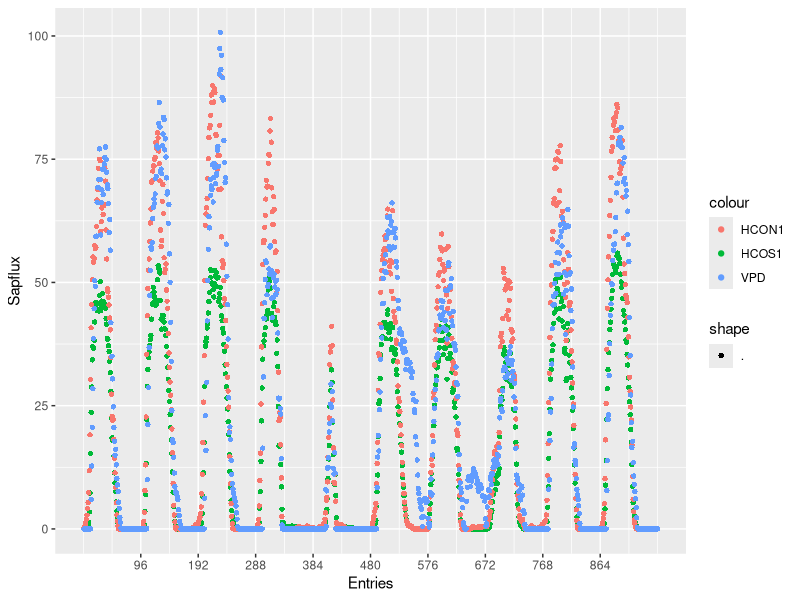
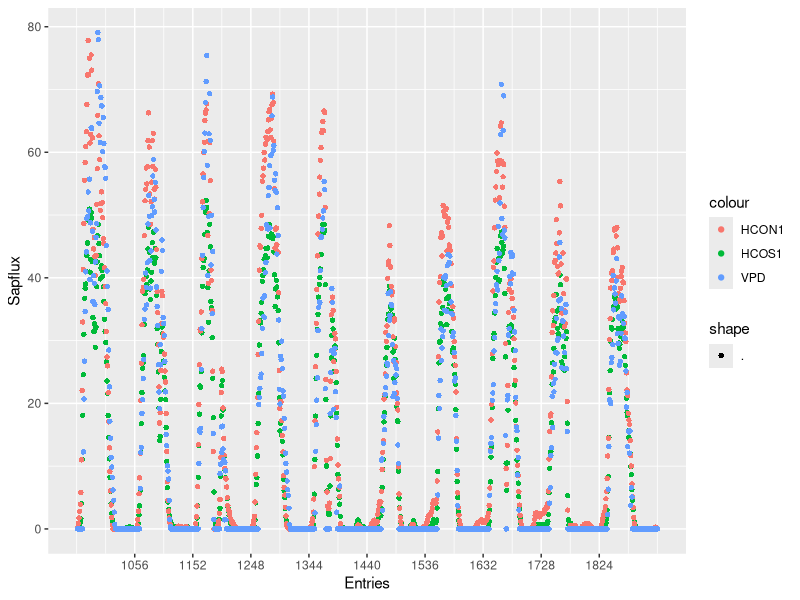
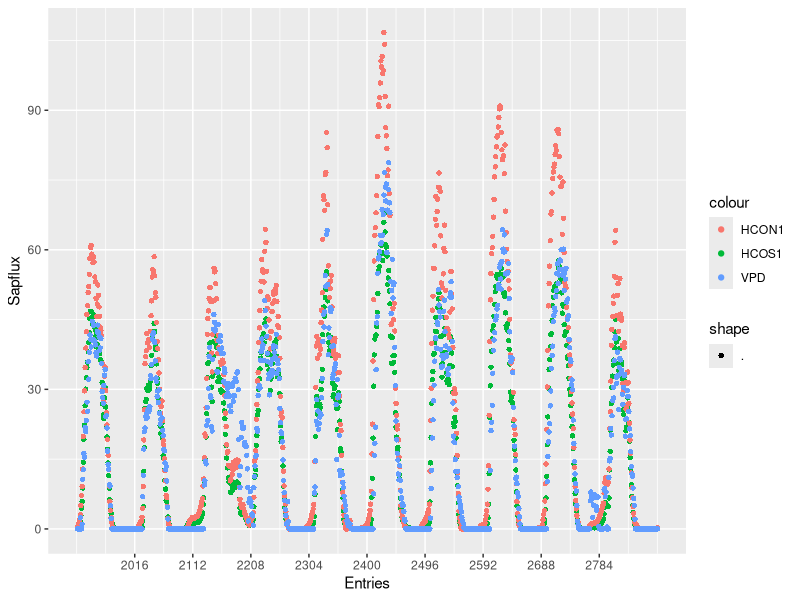
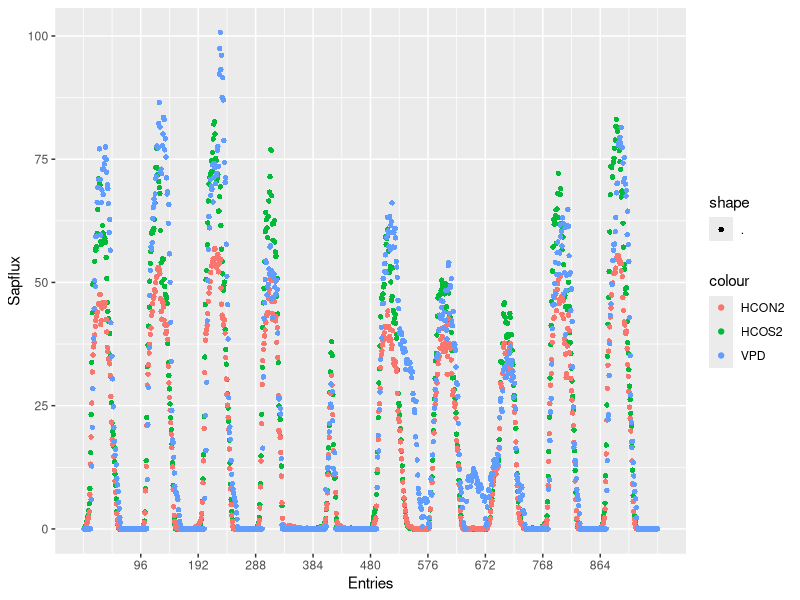
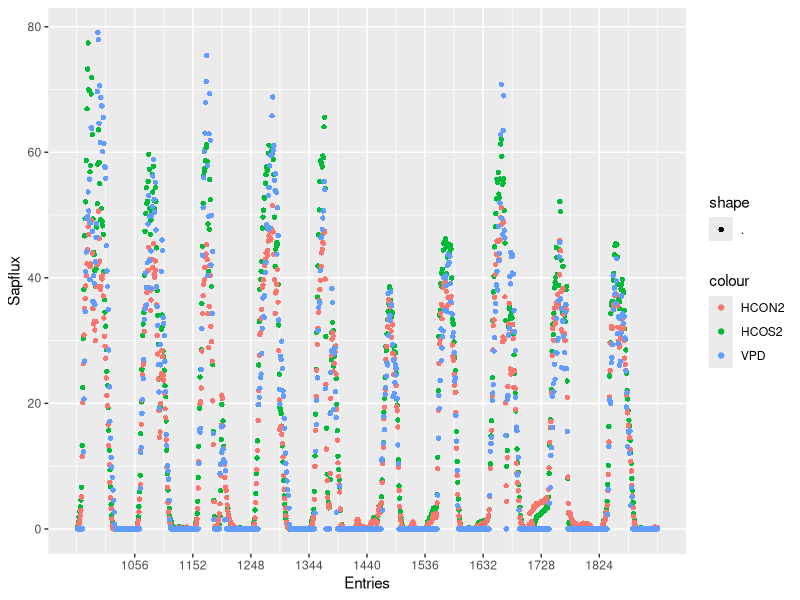
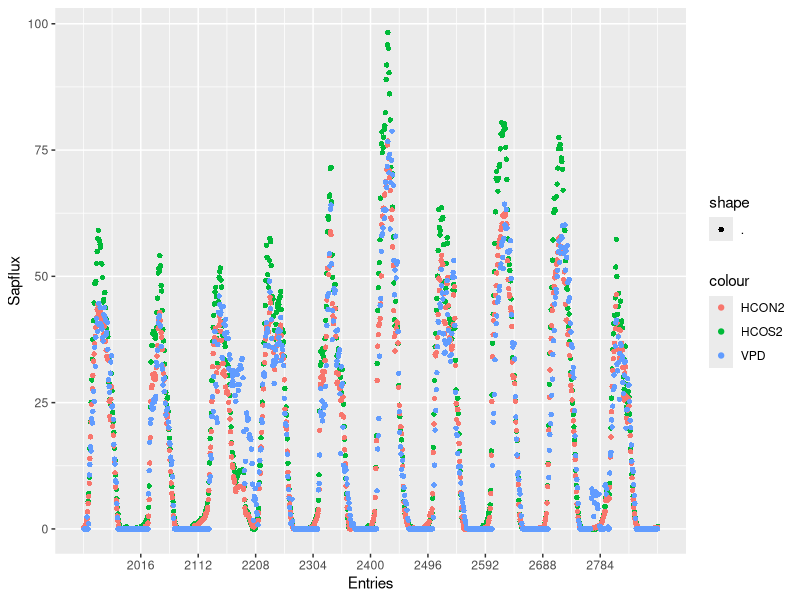
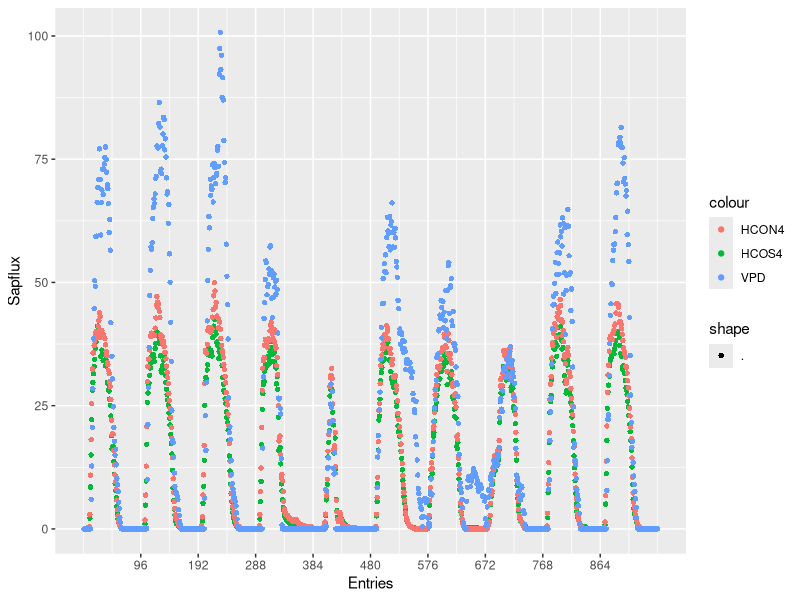
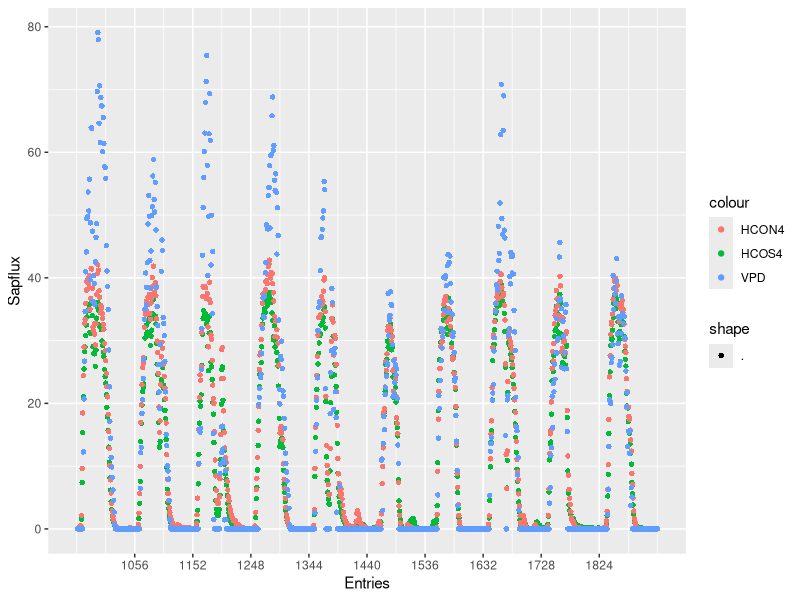

The R script that drew these images, in order: (Note: this script raises an error after producing the figures.)
## ---- chunk 1
knitr::opts_chunk$set(echo = TRUE)
library("dplyr")
library("tidyverse")
library("lubridate")

getwd()
cleaned1<-read.csv("../Data/Processed/Cleaned/Sap1.csv")
cleaned2<-read.csv("../Data/Processed/Cleaned/Sap2.csv")
cleaned3<-read.csv("../Data/Processed/Cleaned/Sap3.csv")
cleaned4<-read.csv("../Data/Processed/Cleaned/Sap4.csv")

names(cleaned1)[1]<-"Index"
## ---- chunk 2
cleaned1$Date<-as.Date(cleaned1$Date, format = "%m/%d/%Y")
cleaned2$Date<-as.Date(cleaned2$Date, format = "%m/%d/%Y")
cleaned3$Date<-as.Date(cleaned3$Date, format = "%m/%d/%Y")
cleaned4$Date<-as.Date(cleaned4$Date, format = "%m/%d/%Y")

cleaned1<-cleaned1%>%mutate_if(is.character, as.numeric)
cleaned2<-cleaned2%>%mutate_if(is.character, as.numeric)
cleaned3<-cleaned3%>%mutate_if(is.character, as.numeric)
cleaned4<-cleaned4%>%mutate_if(is.character, as.numeric)
## ---- chunk 3
S1.f10<-cleaned1[1:960,]
S1.s10<-cleaned1[961:1920,]
S1.t10<-cleaned1[1921:2880,]

HCO1.1<-ggplot(S1.f10, aes(Index))+
  scale_x_continuous(breaks = c(96,192,288,384,480,576,672,768,864))+
  geom_point(aes(y=HCOS1, color = "HCOS1",shape = "."))+
  geom_point(aes(y=HCON1, color = "HCON1",shape = "."))+
  geom_point(aes(y=VPD*30, color = "VPD", shape = "."))+
  xlab("Entries")+ylab("Sapflux")
HCO1.1
ggsave("../Data/Plots/NS/Cleaned/S1/HCO1.1.jpg", HCO1.1, height = 2, width = 45, units = "in", dpi = 500)

HCO1.2<-ggplot(S1.s10, aes(Index))+
  scale_x_continuous(breaks = c(1056,1152,1248,1344,1440,1536,1632,1728,1824))+
  geom_point(aes(y=HCOS1, color = "HCOS1",shape = "."))+
  geom_point(aes(y=HCON1, color = "HCON1",shape = "."))+
  geom_point(aes(y=VPD*30, color = "VPD", shape = "."))+
  xlab("Entries")+ylab("Sapflux")
HCO1.2
ggsave("../Data/Plots/NS/Cleaned/S1/HCO1.2.jpg", HCO1.2, height = 2, width = 45, units = "in", dpi = 500)

HCO1.3<-ggplot(S1.t10, aes(Index))+
  scale_x_continuous(breaks = c(2016,2112,2208,2304,2400,2496,2592,2688,2784))+
  geom_point(aes(y=HCOS1, color = "HCOS1",shape = "."))+
  geom_point(aes(y=HCON1, color = "HCON1",shape = "."))+
  geom_point(aes(y=VPD*30, color = "VPD", shape = "."))+
  xlab("Entries")+ylab("Sapflux")
HCO1.3
ggsave("../Data/Plots/NS/Cleaned/S1/HCO1.3.jpg", HCO1.3, height = 2, width = 45, units = "in", dpi = 500)




HCO2.1<-ggplot(S1.f10, aes(Index))+
  scale_x_continuous(breaks = c(96,192,288,384,480,576,672,768,864))+
  geom_point(aes(y=HCOS2, color = "HCOS2",shape = "."))+
  geom_point(aes(y=HCON2, color = "HCON2",shape = "."))+
  geom_point(aes(y=VPD*30, color = "VPD", shape = "."))+
  xlab("Entries")+ylab("Sapflux")
HCO2.1
ggsave("../Data/Plots/NS/Cleaned/S1/HCO2.1.jpg", HCO2.1, height = 2, width = 45, units = "in", dpi = 500)

HCO2.2<-ggplot(S1.s10, aes(Index))+
  scale_x_continuous(breaks = c(1056,1152,1248,1344,1440,1536,1632,1728,1824))+
  geom_point(aes(y=HCOS2, color = "HCOS2",shape = "."))+
  geom_point(aes(y=HCON2, color = "HCON2",shape = "."))+
  geom_point(aes(y=VPD*30, color = "VPD", shape = "."))+
  xlab("Entries")+ylab("Sapflux")
HCO2.2
ggsave("../Data/Plots/NS/Cleaned/S1/HCO2.2.jpg", HCO2.2, height = 2, width = 45, units = "in", dpi = 500)

HCO2.3<-ggplot(S1.t10, aes(Index))+
  scale_x_continuous(breaks = c(2016,2112,2208,2304,2400,2496,2592,2688,2784))+
  geom_point(aes(y=HCOS2, color = "HCOS2",shape = "."))+
  geom_point(aes(y=HCON2, color = "HCON2",shape = "."))+
  geom_point(aes(y=VPD*30, color = "VPD", shape = "."))+
  xlab("Entries")+ylab("Sapflux")
HCO2.3
ggsave("../Data/Plots/NS/Cleaned/S1/HCO2.3.jpg", HCO2.3, height = 2, width = 45, units = "in", dpi = 500)



HCO4.1<-ggplot(S1.f10, aes(Index))+
  scale_x_continuous(breaks = c(96,192,288,384,480,576,672,768,864))+
  geom_point(aes(y=HCOS4, color = "HCOS4",shape = "."))+
  geom_point(aes(y=HCON4, color = "HCON4",shape = "."))+
  geom_point(aes(y=VPD*30, color = "VPD", shape = "."))+
  xlab("Entries")+ylab("Sapflux")
HCO4.1
ggsave("../Data/Plots/NS/Cleaned/S1/HCO4.1.jpg", HCO4.1, height = 2, width = 45, units = "in", dpi = 500)

HCO4.2<-ggplot(S1.s10, aes(Index))+
  scale_x_continuous(breaks = c(1056,1152,1248,1344,1440,1536,1632,1728,1824))+
  geom_point(aes(y=HCOS4, color = "HCOS4",shape = "."))+
  geom_point(aes(y=HCON4, color = "HCON4",shape = "."))+
  geom_point(aes(y=VPD*30, color = "VPD", shape = "."))+
  xlab("Entries")+ylab("Sapflux")
HCO4.2
ggsave("../Data/Plots/NS/Cleaned/S1/HCO4.2.jpg", HCO4.2, height = 2, width = 45, units = "in", dpi = 500)

HCO4.3<-ggplot(S1.t10, aes(Index))+
  scale_x_continuous(breaks = c(2016,2112,2208,2304,2400,2496,2592,2688,2784))+
  geom_point(aes(y=HCOS4, color = "HCOS4",shape = "."))+
  geom_point(aes(y=HCON4, color = "HCON4",shape = "."))+
  geom_point(aes(y=VPD*30, color = "VPD", shape = "."))+
  xlab("Entries")+ylab("Sapflux")
HCO4.3
ggsave("../Data/Plots/NS/Cleaned/S1/HCO4.3.jpg", HCO4.3, height = 2, width = 45, units = "in", dpi = 500)


HCO6.1<-ggplot(S1.f10, aes(Index))+
  scale_x_continuous(breaks = c(96,192,288,384,480,576,672,768,864))+
  geom_point(aes(y=HCOS6, color = "HCOS6",shape = "."))+
  geom_point(aes(y=HCON6, color = "HCON6",shape = "."))+
  geom_point(aes(y=VPD*30, color = "VPD", shape = "."))+
  xlab("Entries")+ylab("Sapflux")
HCO6.1
ggsave("../Data/Plots/NS/Cleaned/S1/HCO6.1.jpg", HCO6.1, height = 2, width = 45, units = "in", dpi = 500)

HCO6.2<-ggplot(S1.s10, aes(Index))+
  scale_x_continuous(breaks = c(1056,1152,1248,1344,1440,1536,1632,1728,1824))+
  geom_point(aes(y=HCOS6, color = "HCOS6",shape = "."))+
  geom_point(aes(y=HCON6, color = "HCON6",shape = "."))+
  geom_point(aes(y=VPD*30, color = "VPD", shape = "."))+
  xlab("Entries")+ylab("Sapflux")
HCO6.2
ggsave("../Data/Plots/NS/Cleaned/S1/HCO6.2.jpg", HCO6.2, height = 2, width = 45, units = "in", dpi = 500)

HCO6.3<-ggplot(S1.t10, aes(Index))+
  scale_x_continuous(breaks = c(2016,2112,2208,2304,2400,2496,2592,2688,2784))+
  geom_point(aes(y=HCOS6, color = "HCOS6",shape = "."))+
  geom_point(aes(y=HCON6, color = "HCON6",shape = "."))+
  geom_point(aes(y=VPD*30, color = "VPD", shape = "."))+
  xlab("Entries")+ylab("Sapflux")
HCO6.3
ggsave("../Data/Plots/NS/Cleaned/S1/HCO6.3.jpg", HCO6.3, height = 2, width = 45, units = "in", dpi = 500)


HCO8.1<-ggplot(S1.f10, aes(Index))+
  scale_x_continuous(breaks = c(96,192,288,384,480,576,672,768,864))+
  geom_point(aes(y=HCOS8, color = "HCOS8",shape = "."))+
  geom_point(aes(y=HCON8, color = "HCON8",shape = "."))+
  geom_point(aes(y=VPD*30, color = "VPD", shape = "."))+
  xlab("Entries")+ylab("Sapflux")
HCO8.1
ggsave("../Data/Plots/NS/Cleaned/S1/HCO8.1.jpg", HCO8.1, height = 2, width = 45, units = "in", dpi = 500)

HCO8.2<-ggplot(S1.s10, aes(Index))+
  scale_x_continuous(breaks = c(1056,1152,1248,1344,1440,1536,1632,1728,1824))+
  geom_point(aes(y=HCOS8, color = "HCOS8",shape = "."))+
  geom_point(aes(y=HCON8, color = "HCON8",shape = "."))+
  geom_point(aes(y=VPD*30, color = "VPD", shape = "."))+
  xlab("Entries")+ylab("Sapflux")
HCO8.2
ggsave("../Data/Plots/NS/Cleaned/S1/HCO8.2.jpg", HCO8.2, height = 2, width = 45, units = "in", dpi = 500)

HCO8.3<-ggplot(S1.t10, aes(Index))+
  scale_x_continuous(breaks = c(2016,2112,2208,2304,2400,2496,2592,2688,2784))+
  geom_point(aes(y=HCOS8, color = "HCOS8",shape = "."))+
  geom_point(aes(y=HCON8, color = "HCON8",shape = "."))+
  geom_point(aes(y=VPD*30, color = "VPD", shape = "."))+
  xlab("Entries")+ylab("Sapflux")
HCO8.3
ggsave("../Data/Plots/NS/Cleaned/S1/HCO8.3.jpg", HCO8.3, height = 2, width = 45, units = "in", dpi = 500)
## ---- chunk 4
LOO10.1<-ggplot(S1.f10, aes(Index))+
  scale_x_continuous(breaks = c(96,192,288,384,480,576,672,768,864))+
  geom_point(aes(y=LOOS10, color = "LOOS10",shape = "."))+
  geom_point(aes(y=LOON10, color = "LOON10",shape = "."))+
  geom_point(aes(y=VPD*30, color = "VPD", shape = "."))+
  xlab("Entries")+ylab("Sapflux")
LOO10.1
ggsave("../Data/Plots/NS/Cleaned/S1/LOO10.1.jpg", LOO10.1, height = 2, width = 45, units = "in", dpi = 500)

LOO10.2<-ggplot(S1.s10, aes(Index))+
  scale_x_continuous(breaks = c(1056,1152,1248,1344,1440,1536,1632,1728,1824))+
  geom_point(aes(y=LOOS10, color = "LOOS10",shape = "."))+
  geom_point(aes(y=LOON10, color = "LOON10",shape = "."))+
  geom_point(aes(y=VPD*30, color = "VPD", shape = "."))+
  xlab("Entries")+ylab("Sapflux")
LOO10.2
ggsave("../Data/Plots/NS/Cleaned/S1/LOO10.2.jpg", LOO10.2, height = 2, width = 45, units = "in", dpi = 500)

LOO10.3<-ggplot(S1.t10, aes(Index))+
  scale_x_continuous(breaks = c(2016,2112,2208,2304,2400,2496,2592,2688,2784))+
  geom_point(aes(y=LOOS10, color = "LOOS10",shape = "."))+
  geom_point(aes(y=LOON10, color = "LOON10",shape = "."))+
  geom_point(aes(y=VPD*30, color = "VPD", shape = "."))+
  xlab("Entries")+ylab("Sapflux")
LOO10.3
ggsave("../Data/Plots/NS/Cleaned/S1/LOO10.3.jpg", LOO10.3, height = 2, width = 45, units = "in", dpi = 500)




LOO11.1<-ggplot(S1.f10, aes(Index))+
  scale_x_continuous(breaks = c(96,192,288,384,480,576,672,768,864))+
  geom_point(aes(y=LOOS11, color = "LOOS11",shape = "."))+
  geom_point(aes(y=LOON11, color = "LOON11",shape = "."))+
  geom_point(aes(y=VPD*30, color = "VPD", shape = "."))+
  xlab("Entries")+ylab("Sapflux")
LOO11.1
ggsave("../Data/Plots/NS/Cleaned/S1/LOO11.1.jpg", LOO11.1, height = 2, width = 45, units = "in", dpi = 500)

LOO11.2<-ggplot(S1.s10, aes(Index))+
  scale_x_continuous(breaks = c(1056,1152,1248,1344,1440,1536,1632,1728,1824))+
  geom_point(aes(y=LOOS11, color = "LOOS11",shape = "."))+
  geom_point(aes(y=LOON11, color = "LOON11",shape = "."))+
  geom_point(aes(y=VPD*30, color = "VPD", shape = "."))+
  xlab("Entries")+ylab("Sapflux")
LOO11.2
ggsave("../Data/Plots/NS/Cleaned/S1/LOO11.2.jpg", LOO11.2, height = 2, width = 45, units = "in", dpi = 500)

LOO11.3<-ggplot(S1.t10, aes(Index))+
  scale_x_continuous(breaks = c(2016,2112,2208,2304,2400,2496,2592,2688,2784))+
  geom_point(aes(y=LOOS11, color = "LOOS11",shape = "."))+
  geom_point(aes(y=LOON11, color = "LOON11",shape = "."))+
  geom_point(aes(y=VPD*30, color = "VPD", shape = "."))+
  xlab("Entries")+ylab("Sapflux")
LOO11.3
ggsave("../Data/Plots/NS/Cleaned/S1/LOO11.3.jpg", LOO11.3, height = 2, width = 45, units = "in", dpi = 500)




LOO12.1<-ggplot(S1.f10, aes(Index))+
  scale_x_continuous(breaks = c(96,192,288,384,480,576,672,768,864))+
  geom_point(aes(y=LOOS12, color = "LOOS12",shape = "."))+
  geom_point(aes(y=LOON12, color = "LOON12",shape = "."))+
  geom_point(aes(y=VPD*30, color = "VPD", shape = "."))+
  xlab("Entries")+ylab("Sapflux")
LOO12.1
ggsave("../Data/Plots/NS/Cleaned/S1/LOO12.1.jpg", LOO12.1, height = 2, width = 45, units = "in", dpi = 500)

LOO12.2<-ggplot(S1.s10, aes(Index))+
  scale_x_continuous(breaks = c(1056,1152,1248,1344,1440,1536,1632,1728,1824))+
  geom_point(aes(y=LOOS12, color = "LOOS12",shape = "."))+
  geom_point(aes(y=LOON12, color = "LOON12",shape = "."))+
  geom_point(aes(y=VPD*30, color = "VPD", shape = "."))+
  xlab("Entries")+ylab("Sapflux")
LOO12.2
ggsave("../Data/Plots/NS/Cleaned/S1/LOO12.2.jpg", LOO12.2, height = 2, width = 45, units = "in", dpi = 500)

LOO12.3<-ggplot(S1.t10, aes(Index))+
  scale_x_continuous(breaks = c(2016,2112,2208,2304,2400,2496,2592,2688,2784))+
  geom_point(aes(y=LOOS12, color = "LOOS12",shape = "."))+
  geom_point(aes(y=LOON12, color = "LOON12",shape = "."))+
  geom_point(aes(y=VPD*30, color = "VPD", shape = "."))+
  xlab("Entries")+ylab("Sapflux")
LOO12.3
ggsave("../Data/Plots/NS/Cleaned/S1/LOO12.3.jpg", LOO12.3, height = 2, width = 45, units = "in", dpi = 500)




LOO14.1<-ggplot(S1.f10, aes(Index))+
  scale_x_continuous(breaks = c(96,192,288,384,480,576,672,768,864))+
  geom_point(aes(y=LOOS14, color = "LOOS14",shape = "."))+
  geom_point(aes(y=LOON14, color = "LOON14",shape = "."))+
  geom_point(aes(y=VPD*30, color = "VPD", shape = "."))+
  xlab("Entries")+ylab("Sapflux")
LOO14.1
ggsave("../Data/Plots/NS/Cleaned/S1/LOO14.1.jpg", LOO14.1, height = 2, width = 45, units = "in", dpi = 500)

LOO14.2<-ggplot(S1.s10, aes(Index))+
  scale_x_continuous(breaks = c(1056,1152,1248,1344,1440,1536,1632,1728,1824))+
  geom_point(aes(y=LOOS14, color = "LOOS14",shape = "."))+
  geom_point(aes(y=LOON14, color = "LOON14",shape = "."))+
  geom_point(aes(y=VPD*30, color = "VPD", shape = "."))+
  xlab("Entries")+ylab("Sapflux")
LOO14.2
ggsave("../Data/Plots/NS/Cleaned/S1/LOO14.2.jpg", LOO14.2, height = 2, width = 45, units = "in", dpi = 500)

LOO14.3<-ggplot(S1.t10, aes(Index))+
  scale_x_continuous(breaks = c(2016,2112,2208,2304,2400,2496,2592,2688,2784))+
  geom_point(aes(y=LOOS14, color = "LOOS14",shape = "."))+
  geom_point(aes(y=LOON14, color = "LOON14",shape = "."))+
  geom_point(aes(y=VPD*30, color = "VPD", shape = "."))+
  xlab("Entries")+ylab("Sapflux")
LOO14.3
ggsave("../Data/Plots/NS/Cleaned/S1/LOO14.3.jpg", LOO14.3, height = 2, width = 45, units = "in", dpi = 500)





LOO15.1<-ggplot(S1.f10, aes(Index))+
  scale_x_continuous(breaks = c(96,192,288,384,480,576,672,768,864))+
  geom_point(aes(y=LOOS15, color = "LOOS15",shape = "."))+
  geom_point(aes(y=LOON15, color = "LOON15",shape = "."))+
  geom_point(aes(y=VPD*30, color = "VPD", shape = "."))+
  xlab("Entries")+ylab("Sapflux")
LOO15.1
ggsave("../Data/Plots/NS/Cleaned/S1/LOO15.1.jpg", LOO15.1, height = 2, width = 45, units = "in", dpi = 500)

LOO15.2<-ggplot(S1.s10, aes(Index))+
  scale_x_continuous(breaks = c(1056,1152,1248,1344,1440,1536,1632,1728,1824))+
  geom_point(aes(y=LOOS15, color = "LOOS15",shape = "."))+
  geom_point(aes(y=LOON15, color = "LOON15",shape = "."))+
  geom_point(aes(y=VPD*30, color = "VPD", shape = "."))+
  xlab("Entries")+ylab("Sapflux")
LOO15.2
ggsave("../Data/Plots/NS/Cleaned/S1/LOO15.2.jpg", LOO15.2, height = 2, width = 45, units = "in", dpi = 500)

LOO15.3<-ggplot(S1.t10, aes(Index))+
  scale_x_continuous(breaks = c(2016,2112,2208,2304,2400,2496,2592,2688,2784))+
  geom_point(aes(y=LOOS15, color = "LOOS15",shape = "."))+
  geom_point(aes(y=LOON15, color = "LOON15",shape = "."))+
  geom_point(aes(y=VPD*30, color = "VPD", shape = "."))+
  xlab("Entries")+ylab("Sapflux")
LOO15.3
ggsave("../Data/Plots/NS/Cleaned/S1/LOO15.3.jpg", LOO15.3, height = 2, width = 45, units = "in", dpi = 500)





LOO17.1<-ggplot(S1.f10, aes(Index))+
  scale_x_continuous(breaks = c(96,192,288,384,480,576,672,768,864))+
  geom_point(aes(y=LOOS17, color = "LOOS17",shape = "."))+
  geom_point(aes(y=LOON17, color = "LOON17",shape = "."))+
  geom_point(aes(y=VPD*30, color = "VPD", shape = "."))+
  xlab("Entries")+ylab("Sapflux")
LOO17.1
ggsave("../Data/Plots/NS/Cleaned/S1/LOO17.1.jpg", LOO17.1, height = 2, width = 45, units = "in", dpi = 500)

LOO17.2<-ggplot(S1.s10, aes(Index))+
  scale_x_continuous(breaks = c(1056,1152,1248,1344,1440,1536,1632,1728,1824))+
  geom_point(aes(y=LOOS17, color = "LOOS17",shape = "."))+
  geom_point(aes(y=LOON17, color = "LOON17",shape = "."))+
  geom_point(aes(y=VPD*30, color = "VPD", shape = "."))+
  xlab("Entries")+ylab("Sapflux")
LOO17.2
ggsave("../Data/Plots/NS/Cleaned/S1/LOO17.2.jpg", LOO17.2, height = 2, width = 45, units = "in", dpi = 500)

LOO17.3<-ggplot(S1.t10, aes(Index))+
  scale_x_continuous(breaks = c(2016,2112,2208,2304,2400,2496,2592,2688,2784))+
  geom_point(aes(y=LOOS17, color = "LOOS17",shape = "."))+
  geom_point(aes(y=LOON17, color = "LOON17",shape = "."))+
  geom_point(aes(y=VPD*30, color = "VPD", shape = "."))+
  xlab("Entries")+ylab("Sapflux")
LOO17.3
ggsave("../Data/Plots/NS/Cleaned/S1/LOO17.3.jpg", LOO17.3, height = 2, width = 45, units = "in", dpi = 500)
## ---- chunk 5
S2.f10<-cleaned2[1:960,]
S2.s10<-cleaned2[961:1920,]
S2.t10<-cleaned2[1921:2880,]

LCO1.1<-ggplot(S2.f10, aes(Index))+
  scale_x_continuous(breaks = c(96,192,288,384,480,576,672,768,864))+
  geom_point(aes(y=LCOS1, color = "LCOS1",shape = "."))+
  geom_point(aes(y=LCON1, color = "LCON1",shape = "."))+
  geom_point(aes(y=VPD*30, color = "VPD", shape = "."))+
  xlab("Entries")+ylab("Sapflux")
LCO1.1
ggsave("../Data/Plots/NS/Cleaned/S2/LCO1.1.jpg", LCO1.1, height = 2, width = 45, units = "in", dpi = 500)

LCO1.2<-ggplot(S2.s10, aes(Index))+
  scale_x_continuous(breaks = c(1056,1152,1248,1344,1440,1536,1632,1728,1824))+
  geom_point(aes(y=LCOS1, color = "LCOS1",shape = "."))+
  geom_point(aes(y=LCON1, color = "LCON1",shape = "."))+
  geom_point(aes(y=VPD*30, color = "VPD", shape = "."))+
  xlab("Entries")+ylab("Sapflux")
LCO1.2
ggsave("../Data/Plots/NS/Cleaned/S2/LCO1.2.jpg", LCO1.2, height = 2, width = 45, units = "in", dpi = 500)

LCO1.3<-ggplot(S2.t10, aes(Index))+
  scale_x_continuous(breaks = c(2016,2112,2208,2304,2400,2496,2592,2688,2784))+
  geom_point(aes(y=LCOS1, color = "LCOS1",shape = "."))+
  geom_point(aes(y=LCON1, color = "LCON1",shape = "."))+
  geom_point(aes(y=VPD*30, color = "VPD", shape = "."))+
  xlab("Entries")+ylab("Sapflux")
LCO1.3
ggsave("../Data/Plots/NS/Cleaned/S2/LCO1.3.jpg", LCO1.3, height = 2, width = 45, units = "in", dpi = 500)





LCO2.1<-ggplot(S2.f10, aes(Index))+
  scale_x_continuous(breaks = c(96,192,288,384,480,576,672,768,864))+
  geom_point(aes(y=LCOS2, color = "LCOS2",shape = "."))+
  geom_point(aes(y=LCON2, color = "LCON2",shape = "."))+
  geom_point(aes(y=VPD*30, color = "VPD", shape = "."))+
  xlab("Entries")+ylab("Sapflux")
LCO2.1
ggsave("../Data/Plots/NS/Cleaned/S2/LCO2.1.jpg", LCO2.1, height = 2, width = 45, units = "in", dpi = 500)

LCO2.2<-ggplot(S2.s10, aes(Index))+
  scale_x_continuous(breaks = c(1056,1152,1248,1344,1440,1536,1632,1728,1824))+
  geom_point(aes(y=LCOS2, color = "LCOS2",shape = "."))+
  geom_point(aes(y=LCON2, color = "LCON2",shape = "."))+
  geom_point(aes(y=VPD*30, color = "VPD", shape = "."))+
  xlab("Entries")+ylab("Sapflux")
LCO2.2
ggsave("../Data/Plots/NS/Cleaned/S2/LCO2.2.jpg", LCO2.2, height = 2, width = 45, units = "in", dpi = 500)

LCO2.3<-ggplot(S2.t10, aes(Index))+
  scale_x_continuous(breaks = c(2016,2112,2208,2304,2400,2496,2592,2688,2784))+
  geom_point(aes(y=LCOS2, color = "LCOS2",shape = "."))+
  geom_point(aes(y=LCON2, color = "LCON2",shape = "."))+
  geom_point(aes(y=VPD*30, color = "VPD", shape = "."))+
  xlab("Entries")+ylab("Sapflux")
LCO2.3
ggsave("../Data/Plots/NS/Cleaned/S2/LCO2.3.jpg", LCO2.3, height = 2, width = 45, units = "in", dpi = 500)






LCO4.1<-ggplot(S2.f10, aes(Index))+
  scale_x_continuous(breaks = c(96,192,288,384,480,576,672,768,864))+
  geom_point(aes(y=LCOS4, color = "LCOS4",shape = "."))+
  geom_point(aes(y=LCON4, color = "LCON4",shape = "."))+
  geom_point(aes(y=VPD*30, color = "VPD", shape = "."))+
  xlab("Entries")+ylab("Sapflux")
LCO4.1
ggsave("../Data/Plots/NS/Cleaned/S2/LCO4.1.jpg", LCO4.1, height = 2, width = 45, units = "in", dpi = 500)

LCO4.2<-ggplot(S2.s10, aes(Index))+
  scale_x_continuous(breaks = c(1056,1152,1248,1344,1440,1536,1632,1728,1824))+
  geom_point(aes(y=LCOS4, color = "LCOS4",shape = "."))+
  geom_point(aes(y=LCON4, color = "LCON4",shape = "."))+
  geom_point(aes(y=VPD*30, color = "VPD", shape = "."))+
  xlab("Entries")+ylab("Sapflux")
LCO4.2
ggsave("../Data/Plots/NS/Cleaned/S2/LCO4.2.jpg", LCO4.2, height = 2, width = 45, units = "in", dpi = 500)

LCO4.3<-ggplot(S2.t10, aes(Index))+
  scale_x_continuous(breaks = c(2016,2112,2208,2304,2400,2496,2592,2688,2784))+
  geom_point(aes(y=LCOS4, color = "LCOS4",shape = "."))+
  geom_point(aes(y=LCON4, color = "LCON4",shape = "."))+
  geom_point(aes(y=VPD*30, color = "VPD", shape = "."))+
  xlab("Entries")+ylab("Sapflux")
LCO4.3
ggsave("../Data/Plots/NS/Cleaned/S2/LCO4.3.jpg", LCO4.3, height = 2, width = 45, units = "in", dpi = 500)






LCO6.1<-ggplot(S2.f10, aes(Index))+
  scale_x_continuous(breaks = c(96,192,288,384,480,576,672,768,864))+
  geom_point(aes(y=LCOS6, color = "LCOS6",shape = "."))+
  geom_point(aes(y=LCON6, color = "LCON6",shape = "."))+
  geom_point(aes(y=VPD*30, color = "VPD", shape = "."))+
  xlab("Entries")+ylab("Sapflux")
LCO6.1
ggsave("../Data/Plots/NS/Cleaned/S2/LCO6.1.jpg", LCO6.1, height = 2, width = 45, units = "in", dpi = 500)

LCO6.2<-ggplot(S2.s10, aes(Index))+
  scale_x_continuous(breaks = c(1056,1152,1248,1344,1440,1536,1632,1728,1824))+
  geom_point(aes(y=LCOS6, color = "LCOS6",shape = "."))+
  geom_point(aes(y=LCON6, color = "LCON6",shape = "."))+
  geom_point(aes(y=VPD*30, color = "VPD", shape = "."))+
  xlab("Entries")+ylab("Sapflux")
LCO6.2
ggsave("../Data/Plots/NS/Cleaned/S2/LCO6.2.jpg", LCO6.2, height = 2, width = 45, units = "in", dpi = 500)

LCO6.3<-ggplot(S2.t10, aes(Index))+
  scale_x_continuous(breaks = c(2016,2112,2208,2304,2400,2496,2592,2688,2784))+
  geom_point(aes(y=LCOS6, color = "LCOS6",shape = "."))+
  geom_point(aes(y=LCON6, color = "LCON6",shape = "."))+
  geom_point(aes(y=VPD*30, color = "VPD", shape = "."))+
  xlab("Entries")+ylab("Sapflux")
LCO6.3
ggsave("../Data/Plots/NS/Cleaned/S2/LCO6.3.jpg", LCO6.3, height = 2, width = 45, units = "in", dpi = 500)




LCO8.1<-ggplot(S2.f10, aes(Index))+
  scale_x_continuous(breaks = c(96,192,288,384,480,576,672,768,864))+
  geom_point(aes(y=LCOS8, color = "LCOS8",shape = "."))+
  geom_point(aes(y=LCON8, color = "LCON8",shape = "."))+
  geom_point(aes(y=VPD*30, color = "VPD", shape = "."))+
  xlab("Entries")+ylab("Sapflux")
LCO8.1
ggsave("../Data/Plots/NS/Cleaned/S2/LCO8.1.jpg", LCO8.1, height = 2, width = 45, units = "in", dpi = 500)

LCO8.2<-ggplot(S2.s10, aes(Index))+
  scale_x_continuous(breaks = c(1056,1152,1248,1344,1440,1536,1632,1728,1824))+
  geom_point(aes(y=LCOS8, color = "LCOS8",shape = "."))+
  geom_point(aes(y=LCON8, color = "LCON8",shape = "."))+
  geom_point(aes(y=VPD*30, color = "VPD", shape = "."))+
  xlab("Entries")+ylab("Sapflux")
LCO8.2
ggsave("../Data/Plots/NS/Cleaned/S2/LCO8.2.jpg", LCO8.2, height = 2, width = 45, units = "in", dpi = 500)

LCO8.3<-ggplot(S2.t10, aes(Index))+
  scale_x_continuous(breaks = c(2016,2112,2208,2304,2400,2496,2592,2688,2784))+
  geom_point(aes(y=LCOS8, color = "LCOS8",shape = "."))+
  geom_point(aes(y=LCON8, color = "LCON8",shape = "."))+
  geom_point(aes(y=VPD*30, color = "VPD", shape = "."))+
  xlab("Entries")+ylab("Sapflux")
LCO8.3
ggsave("../Data/Plots/NS/Cleaned/S2/LCO8.3.jpg", LCO8.3, height = 2, width = 45, units = "in", dpi = 500)


## ---- chunk 6

HOO10.1<-ggplot(S2.f10, aes(Index))+
  scale_x_continuous(breaks = c(96,192,288,384,480,576,672,768,864))+
  geom_point(aes(y=HOOS10, color = "HOOS10",shape = "."))+
  geom_point(aes(y=HOON10, color = "HOON10",shape = "."))+
  geom_point(aes(y=VPD*30, color = "VPD", shape = "."))+
  xlab("Entries")+ylab("Sapflux")
HOO10.1
ggsave("../Data/Plots/NS/Cleaned/S2/HOO10.1.jpg", HOO10.1, height = 2, width = 45, units = "in", dpi = 500)

HOO10.2<-ggplot(S2.s10, aes(Index))+
  scale_x_continuous(breaks = c(1056,1152,1248,1344,1440,1536,1632,1728,1824))+
  geom_point(aes(y=HOOS10, color = "HOOS10",shape = "."))+
  geom_point(aes(y=HOON10, color = "HOON10",shape = "."))+
  geom_point(aes(y=VPD*30, color = "VPD", shape = "."))+
  xlab("Entries")+ylab("Sapflux")
HOO10.2
ggsave("../Data/Plots/NS/Cleaned/S2/HOO10.2.jpg", HOO10.2, height = 2, width = 45, units = "in", dpi = 500)

HOO10.3<-ggplot(S2.t10, aes(Index))+
  scale_x_continuous(breaks = c(2016,2112,2208,2304,2400,2496,2592,2688,2784))+
  geom_point(aes(y=HOOS10, color = "HOOS10",shape = "."))+
  geom_point(aes(y=HOON10, color = "HOON10",shape = "."))+
  geom_point(aes(y=VPD*30, color = "VPD", shape = "."))+
  xlab("Entries")+ylab("Sapflux")
HOO10.3
ggsave("../Data/Plots/NS/Cleaned/S2/HOO10.3.jpg", HOO10.3, height = 2, width = 45, units = "in", dpi = 500)




HOO11.1<-ggplot(S2.f10, aes(Index))+
  scale_x_continuous(breaks = c(96,192,288,384,480,576,672,768,864))+
  geom_point(aes(y=HOOS11, color = "HOOS11",shape = "."))+
  geom_point(aes(y=HOON11, color = "HOON11",shape = "."))+
  geom_point(aes(y=VPD*30, color = "VPD", shape = "."))+
  xlab("Entries")+ylab("Sapflux")
HOO11.1
ggsave("../Data/Plots/NS/Cleaned/S2/HOO11.1.jpg", HOO11.1, height = 2, width = 45, units = "in", dpi = 500)

HOO11.2<-ggplot(S2.s10, aes(Index))+
  scale_x_continuous(breaks = c(1056,1152,1248,1344,1440,1536,1632,1728,1824))+
  geom_point(aes(y=HOOS11, color = "HOOS11",shape = "."))+
  geom_point(aes(y=HOON11, color = "HOON11",shape = "."))+
  geom_point(aes(y=VPD*30, color = "VPD", shape = "."))+
  xlab("Entries")+ylab("Sapflux")
HOO11.2
ggsave("../Data/Plots/NS/Cleaned/S2/HOO11.2.jpg", HOO11.2, height = 2, width = 45, units = "in", dpi = 500)

HOO11.3<-ggplot(S2.t10, aes(Index))+
  scale_x_continuous(breaks = c(2016,2112,2208,2304,2400,2496,2592,2688,2784))+
  geom_point(aes(y=HOOS11, color = "HOOS11",shape = "."))+
  geom_point(aes(y=HOON11, color = "HOON11",shape = "."))+
  geom_point(aes(y=VPD*30, color = "VPD", shape = "."))+
  xlab("Entries")+ylab("Sapflux")
HOO11.3
ggsave("../Data/Plots/NS/Cleaned/S2/HOO11.3.jpg", HOO11.3, height = 2, width = 45, units = "in", dpi = 500)




HOO12.1<-ggplot(S2.f10, aes(Index))+
  scale_x_continuous(breaks = c(96,192,288,384,480,576,672,768,864))+
  geom_point(aes(y=HOOS12, color = "HOOS12",shape = "."))+
  geom_point(aes(y=HOON12, color = "HOON12",shape = "."))+
  geom_point(aes(y=VPD*30, color = "VPD", shape = "."))+
  xlab("Entries")+ylab("Sapflux")
HOO12.1
ggsave("../Data/Plots/NS/Cleaned/S2/HOO12.1.jpg", HOO12.1, height = 2, width = 45, units = "in", dpi = 500)

HOO12.2<-ggplot(S2.s10, aes(Index))+
  scale_x_continuous(breaks = c(1056,1152,1248,1344,1440,1536,1632,1728,1824))+
  geom_point(aes(y=HOOS12, color = "HOOS12",shape = "."))+
  geom_point(aes(y=HOON12, color = "HOON12",shape = "."))+
  geom_point(aes(y=VPD*30, color = "VPD", shape = "."))+
  xlab("Entries")+ylab("Sapflux")
HOO12.2
ggsave("../Data/Plots/NS/Cleaned/S2/HOO12.2.jpg", HOO12.2, height = 2, width = 45, units = "in", dpi = 500)

HOO12.3<-ggplot(S2.t10, aes(Index))+
  scale_x_continuous(breaks = c(2016,2112,2208,2304,2400,2496,2592,2688,2784))+
  geom_point(aes(y=HOOS12, color = "HOOS12",shape = "."))+
  geom_point(aes(y=HOON12, color = "HOON12",shape = "."))+
  geom_point(aes(y=VPD*30, color = "VPD", shape = "."))+
  xlab("Entries")+ylab("Sapflux")
HOO12.3
ggsave("../Data/Plots/NS/Cleaned/S2/HOO12.3.jpg", HOO12.3, height = 2, width = 45, units = "in", dpi = 500)





HOO14.1<-ggplot(S2.f10, aes(Index))+
  scale_x_continuous(breaks = c(96,192,288,384,480,576,672,768,864))+
  geom_point(aes(y=HOOS14, color = "HOOS14",shape = "."))+
  geom_point(aes(y=HOON14, color = "HOON14",shape = "."))+
  geom_point(aes(y=VPD*30, color = "VPD", shape = "."))+
  xlab("Entries")+ylab("Sapflux")
HOO14.1
ggsave("../Data/Plots/NS/Cleaned/S2/HOO14.1.jpg", HOO14.1, height = 2, width = 45, units = "in", dpi = 500)

HOO14.2<-ggplot(S2.s10, aes(Index))+
  scale_x_continuous(breaks = c(1056,1152,1248,1344,1440,1536,1632,1728,1824))+
  geom_point(aes(y=HOOS14, color = "HOOS14",shape = "."))+
  geom_point(aes(y=HOON14, color = "HOON14",shape = "."))+
  geom_point(aes(y=VPD*30, color = "VPD", shape = "."))+
  xlab("Entries")+ylab("Sapflux")
HOO14.2
ggsave("../Data/Plots/NS/Cleaned/S2/HOO14.2.jpg", HOO14.2, height = 2, width = 45, units = "in", dpi = 500)

HOO14.3<-ggplot(S2.t10, aes(Index))+
  scale_x_continuous(breaks = c(2016,2112,2208,2304,2400,2496,2592,2688,2784))+
  geom_point(aes(y=HOOS14, color = "HOOS14",shape = "."))+
  geom_point(aes(y=HOON14, color = "HOON14",shape = "."))+
  geom_point(aes(y=VPD*30, color = "VPD", shape = "."))+
  xlab("Entries")+ylab("Sapflux")
HOO14.3
ggsave("../Data/Plots/NS/Cleaned/S2/HOO14.3.jpg", HOO14.3, height = 2, width = 45, units = "in", dpi = 500)





HOO16.1<-ggplot(S2.f10, aes(Index))+
  scale_x_continuous(breaks = c(96,192,288,384,480,576,672,768,864))+
  geom_point(aes(y=HOOS16, color = "HOOS16",shape = "."))+
  geom_point(aes(y=HOON16, color = "HOON16",shape = "."))+
  geom_point(aes(y=VPD*30, color = "VPD", shape = "."))+
  xlab("Entries")+ylab("Sapflux")
HOO16.1
ggsave("../Data/Plots/NS/Cleaned/S2/HOO16.1.jpg", HOO16.1, height = 2, width = 45, units = "in", dpi = 500)

HOO16.2<-ggplot(S2.s10, aes(Index))+
  scale_x_continuous(breaks = c(1056,1152,1248,1344,1440,1536,1632,1728,1824))+
  geom_point(aes(y=HOOS16, color = "HOOS16",shape = "."))+
  geom_point(aes(y=HOON16, color = "HOON16",shape = "."))+
  geom_point(aes(y=VPD*30, color = "VPD", shape = "."))+
  xlab("Entries")+ylab("Sapflux")
HOO16.2
ggsave("../Data/Plots/NS/Cleaned/S2/HOO16.2.jpg", HOO16.2, height = 2, width = 45, units = "in", dpi = 500)

HOO16.3<-ggplot(S2.t10, aes(Index))+
  scale_x_continuous(breaks = c(2016,2112,2208,2304,2400,2496,2592,2688,2784))+
  geom_point(aes(y=HOOS16, color = "HOOS16",shape = "."))+
  geom_point(aes(y=HOON16, color = "HOON16",shape = "."))+
  geom_point(aes(y=VPD*30, color = "VPD", shape = "."))+
  xlab("Entries")+ylab("Sapflux")
HOO16.3
ggsave("../Data/Plots/NS/Cleaned/S2/HOO16.3.jpg", HOO16.3, height = 2, width = 45, units = "in", dpi = 500)



HOO17.1<-ggplot(S2.f10, aes(Index))+
  scale_x_continuous(breaks = c(96,192,288,384,480,576,672,768,864))+
  geom_point(aes(y=HOOS17, color = "HOOS17",shape = "."))+
  geom_point(aes(y=HOON17, color = "HOON17",shape = "."))+
  geom_point(aes(y=VPD*30, color = "VPD", shape = "."))+
  xlab("Entries")+ylab("Sapflux")
HOO17.1
ggsave("../Data/Plots/NS/Cleaned/S2/HOO17.1.jpg", HOO17.1, height = 2, width = 45, units = "in", dpi = 500)

HOO17.2<-ggplot(S2.s10, aes(Index))+
  scale_x_continuous(breaks = c(1056,1152,1248,1344,1440,1536,1632,1728,1824))+
  geom_point(aes(y=HOOS17, color = "HOOS17",shape = "."))+
  geom_point(aes(y=HOON17, color = "HOON17",shape = "."))+
  geom_point(aes(y=VPD*30, color = "VPD", shape = "."))+
  xlab("Entries")+ylab("Sapflux")
HOO17.2
ggsave("../Data/Plots/NS/Cleaned/S2/HOO17.2.jpg", HOO17.2, height = 2, width = 45, units = "in", dpi = 500)

HOO17.3<-ggplot(S2.t10, aes(Index))+
  scale_x_continuous(breaks = c(2016,2112,2208,2304,2400,2496,2592,2688,2784))+
  geom_point(aes(y=HOOS17, color = "HOOS17",shape = "."))+
  geom_point(aes(y=HOON17, color = "HOON17",shape = "."))+
  geom_point(aes(y=VPD*30, color = "VPD", shape = "."))+
  xlab("Entries")+ylab("Sapflux")
HOO17.3
ggsave("../Data/Plots/NS/Cleaned/S2/HOO17.3.jpg", HOO17.3, height = 2, width = 45, units = "in", dpi = 500)


## ---- chunk 7
S3.f10<-cleaned3[1:960,]
S3.s10<-cleaned3[961:1920,]
S3.t10<-cleaned3[1921:2880,]


LAO1.1<-ggplot(S3.f10, aes(Index))+
  scale_x_continuous(breaks = c(96,192,288,384,480,576,672,768,864))+
  geom_point(aes(y=LAOS1, color = "LAOS1",shape = "."))+
  geom_point(aes(y=LAON1, color = "LAON1",shape = "."))+
  geom_point(aes(y=VPD*30, color = "VPD", shape = "."))+
  xlab("Entries")+ylab("Sapflux")
LAO1.1
ggsave("../Data/Plots/NS/Cleaned/S3/LAO1.1.jpg", LAO1.1, height = 2, width = 45, units = "in", dpi = 500)

LAO1.2<-ggplot(S3.s10, aes(Index))+
  scale_x_continuous(breaks = c(1056,1152,1248,1344,1440,1536,1632,1728,1824))+
  geom_point(aes(y=LAOS1, color = "LAOS1",shape = "."))+
  geom_point(aes(y=LAON1, color = "LAON1",shape = "."))+
  geom_point(aes(y=VPD*30, color = "VPD", shape = "."))+
  xlab("Entries")+ylab("Sapflux")
LAO1.2
ggsave("../Data/Plots/NS/Cleaned/S3/LAO1.2.jpg", LAO1.2, height = 2, width = 45, units = "in", dpi = 500)

LAO1.3<-ggplot(S3.t10, aes(Index))+
  scale_x_continuous(breaks = c(2016,2112,2208,2304,2400,2496,2592,2688,2784))+
  geom_point(aes(y=LAOS1, color = "LAOS1",shape = "."))+
  geom_point(aes(y=LAON1, color = "LAON1",shape = "."))+
  geom_point(aes(y=VPD*30, color = "VPD", shape = "."))+
  xlab("Entries")+ylab("Sapflux")
LAO1.3
ggsave("../Data/Plots/NS/Cleaned/S3/LAO1.3.jpg", LAO1.3, height = 2, width = 45, units = "in", dpi = 500)





LAO2.1<-ggplot(S3.f10, aes(Index))+
  scale_x_continuous(breaks = c(96,192,288,384,480,576,672,768,864))+
  geom_point(aes(y=LAOS2, color = "LAOS2",shape = "."))+
  geom_point(aes(y=LAON2, color = "LAON2",shape = "."))+
  geom_point(aes(y=VPD*30, color = "VPD", shape = "."))+
  xlab("Entries")+ylab("Sapflux")
LAO2.1
ggsave("../Data/Plots/NS/Cleaned/S3/LAO2.1.jpg", LAO2.1, height = 2, width = 45, units = "in", dpi = 500)

LAO2.2<-ggplot(S3.s10, aes(Index))+
  scale_x_continuous(breaks = c(1056,1152,1248,1344,1440,1536,1632,1728,1824))+
  geom_point(aes(y=LAOS2, color = "LAOS2",shape = "."))+
  geom_point(aes(y=LAON2, color = "LAON2",shape = "."))+
  geom_point(aes(y=VPD*30, color = "VPD", shape = "."))+
  xlab("Entries")+ylab("Sapflux")
LAO2.2
ggsave("../Data/Plots/NS/Cleaned/S3/LAO2.2.jpg", LAO2.2, height = 2, width = 45, units = "in", dpi = 500)

LAO2.3<-ggplot(S3.t10, aes(Index))+
  scale_x_continuous(breaks = c(2016,2112,2208,2304,2400,2496,2592,2688,2784))+
  geom_point(aes(y=LAOS2, color = "LAOS2",shape = "."))+
  geom_point(aes(y=LAON2, color = "LAON2",shape = "."))+
  geom_point(aes(y=VPD*30, color = "VPD", shape = "."))+
  xlab("Entries")+ylab("Sapflux")
LAO2.3
ggsave("../Data/Plots/NS/Cleaned/S3/LAO2.3.jpg", LAO2.3, height = 2, width = 45, units = "in", dpi = 500)






LAO4.1<-ggplot(S3.f10, aes(Index))+
  scale_x_continuous(breaks = c(96,192,288,384,480,576,672,768,864))+
  geom_point(aes(y=LAOS4, color = "LAOS4",shape = "."))+
  geom_point(aes(y=LAON4, color = "LAON4",shape = "."))+
  geom_point(aes(y=VPD*30, color = "VPD", shape = "."))+
  xlab("Entries")+ylab("Sapflux")
LAO4.1
ggsave("../Data/Plots/NS/Cleaned/S3/LAO4.1.jpg", LAO4.1, height = 2, width = 45, units = "in", dpi = 500)

LAO4.2<-ggplot(S3.s10, aes(Index))+
  scale_x_continuous(breaks = c(1056,1152,1248,1344,1440,1536,1632,1728,1824))+
  geom_point(aes(y=LAOS4, color = "LAOS4",shape = "."))+
  geom_point(aes(y=LAON4, color = "LAON4",shape = "."))+
  geom_point(aes(y=VPD*30, color = "VPD", shape = "."))+
  xlab("Entries")+ylab("Sapflux")
LAO4.2
ggsave("../Data/Plots/NS/Cleaned/S3/LAO4.2.jpg", LAO4.2, height = 2, width = 45, units = "in", dpi = 500)

LAO4.3<-ggplot(S3.t10, aes(Index))+
  scale_x_continuous(breaks = c(2016,2112,2208,2304,2400,2496,2592,2688,2784))+
  geom_point(aes(y=LAOS4, color = "LAOS4",shape = "."))+
  geom_point(aes(y=LAON4, color = "LAON4",shape = "."))+
  geom_point(aes(y=VPD*30, color = "VPD", shape = "."))+
  xlab("Entries")+ylab("Sapflux")
LAO4.3
ggsave("../Data/Plots/NS/Cleaned/S3/LAO4.3.jpg", LAO4.3, height = 2, width = 45, units = "in", dpi = 500)






LAO6.1<-ggplot(S3.f10, aes(Index))+
  scale_x_continuous(breaks = c(96,192,288,384,480,576,672,768,864))+
  geom_point(aes(y=LAOS6, color = "LAOS6",shape = "."))+
  geom_point(aes(y=LAON6, color = "LAON6",shape = "."))+
  geom_point(aes(y=VPD*30, color = "VPD", shape = "."))+
  xlab("Entries")+ylab("Sapflux")
LAO6.1
ggsave("../Data/Plots/NS/Cleaned/S3/LAO6.1.jpg", LAO6.1, height = 2, width = 45, units = "in", dpi = 500)

LAO6.2<-ggplot(S3.s10, aes(Index))+
  scale_x_continuous(breaks = c(1056,1152,1248,1344,1440,1536,1632,1728,1824))+
  geom_point(aes(y=LAOS6, color = "LAOS6",shape = "."))+
  geom_point(aes(y=LAON6, color = "LAON6",shape = "."))+
  geom_point(aes(y=VPD*30, color = "VPD", shape = "."))+
  xlab("Entries")+ylab("Sapflux")
LAO6.2
ggsave("../Data/Plots/NS/Cleaned/S3/LAO6.2.jpg", LAO6.2, height = 2, width = 45, units = "in", dpi = 500)

LAO6.3<-ggplot(S3.t10, aes(Index))+
  scale_x_continuous(breaks = c(2016,2112,2208,2304,2400,2496,2592,2688,2784))+
  geom_point(aes(y=LAOS6, color = "LAOS6",shape = "."))+
  geom_point(aes(y=LAON6, color = "LAON6",shape = "."))+
  geom_point(aes(y=VPD*30, color = "VPD", shape = "."))+
  xlab("Entries")+ylab("Sapflux")
LAO6.3
ggsave("../Data/Plots/NS/Cleaned/S3/LAO6.3.jpg", LAO6.3, height = 2, width = 45, units = "in", dpi = 500)




LAO8.1<-ggplot(S3.f10, aes(Index))+
  scale_x_continuous(breaks = c(96,192,288,384,480,576,672,768,864))+
  geom_point(aes(y=LAOS8, color = "LAOS8",shape = "."))+
  geom_point(aes(y=LAON8, color = "LAON8",shape = "."))+
  geom_point(aes(y=VPD*30, color = "VPD", shape = "."))+
  xlab("Entries")+ylab("Sapflux")
LAO8.1
ggsave("../Data/Plots/NS/Cleaned/S3/LAO8.1.jpg", LAO8.1, height = 2, width = 45, units = "in", dpi = 500)

LAO8.2<-ggplot(S3.s10, aes(Index))+
  scale_x_continuous(breaks = c(1056,1152,1248,1344,1440,1536,1632,1728,1824))+
  geom_point(aes(y=LAOS8, color = "LAOS8",shape = "."))+
  geom_point(aes(y=LAON8, color = "LAON8",shape = "."))+
  geom_point(aes(y=VPD*30, color = "VPD", shape = "."))+
  xlab("Entries")+ylab("Sapflux")
LAO8.2
ggsave("../Data/Plots/NS/Cleaned/S3/LAO8.2.jpg", LAO8.2, height = 2, width = 45, units = "in", dpi = 500)

LAO8.3<-ggplot(S3.t10, aes(Index))+
  scale_x_continuous(breaks = c(2016,2112,2208,2304,2400,2496,2592,2688,2784))+
  geom_point(aes(y=LAOS8, color = "LAOS8",shape = "."))+
  geom_point(aes(y=LAON8, color = "LAON8",shape = "."))+
  geom_point(aes(y=VPD*30, color = "VPD", shape = "."))+
  xlab("Entries")+ylab("Sapflux")
LAO8.3
ggsave("../Data/Plots/NS/Cleaned/S3/LAO8.3.jpg", LAO8.3, height = 2, width = 45, units = "in", dpi = 500)

## ---- chunk 8

LBO10.1<-ggplot(S3.f10, aes(Index))+
  scale_x_continuous(breaks = c(96,192,288,384,480,576,672,768,864))+
  geom_point(aes(y=LBOS10, color = "LBOS10",shape = "."))+
  geom_point(aes(y=LBON10, color = "LBON10",shape = "."))+
  geom_point(aes(y=VPD*30, color = "VPD", shape = "."))+
  xlab("Entries")+ylab("Sapflux")
LBO10.1
ggsave("../Data/Plots/NS/Cleaned/S3/LBO10.1.jpg", LBO10.1, height = 2, width = 45, units = "in", dpi = 500)

LBO10.2<-ggplot(S3.s10, aes(Index))+
  scale_x_continuous(breaks = c(1056,1152,1248,1344,1440,1536,1632,1728,1824))+
  geom_point(aes(y=LBOS10, color = "LBOS10",shape = "."))+
  geom_point(aes(y=LBON10, color = "LBON10",shape = "."))+
  geom_point(aes(y=VPD*30, color = "VPD", shape = "."))+
  xlab("Entries")+ylab("Sapflux")
LBO10.2
ggsave("../Data/Plots/NS/Cleaned/S3/LBO10.2.jpg", LBO10.2, height = 2, width = 45, units = "in", dpi = 500)

LBO10.3<-ggplot(S3.t10, aes(Index))+
  scale_x_continuous(breaks = c(2016,2112,2208,2304,2400,2496,2592,2688,2784))+
  geom_point(aes(y=LBOS10, color = "LBOS10",shape = "."))+
  geom_point(aes(y=LBON10, color = "LBON10",shape = "."))+
  geom_point(aes(y=VPD*30, color = "VPD", shape = "."))+
  xlab("Entries")+ylab("Sapflux")
LBO10.3
ggsave("../Data/Plots/NS/Cleaned/S3/LBO10.3.jpg", LBO10.3, height = 2, width = 45, units = "in", dpi = 500)




LBO11.1<-ggplot(S3.f10, aes(Index))+
  scale_x_continuous(breaks = c(96,192,288,384,480,576,672,768,864))+
  geom_point(aes(y=LBOS11, color = "LBOS11",shape = "."))+
  geom_point(aes(y=LBON11, color = "LBON11",shape = "."))+
  geom_point(aes(y=VPD*30, color = "VPD", shape = "."))+
  xlab("Entries")+ylab("Sapflux")
LBO11.1
ggsave("../Data/Plots/NS/Cleaned/S3/LBO11.1.jpg", LBO11.1, height = 2, width = 45, units = "in", dpi = 500)

LBO11.2<-ggplot(S3.s10, aes(Index))+
  scale_x_continuous(breaks = c(1056,1152,1248,1344,1440,1536,1632,1728,1824))+
  geom_point(aes(y=LBOS11, color = "LBOS11",shape = "."))+
  geom_point(aes(y=LBON11, color = "LBON11",shape = "."))+
  geom_point(aes(y=VPD*30, color = "VPD", shape = "."))+
  xlab("Entries")+ylab("Sapflux")
LBO11.2
ggsave("../Data/Plots/NS/Cleaned/S3/LBO11.2.jpg", LBO11.2, height = 2, width = 45, units = "in", dpi = 500)

LBO11.3<-ggplot(S3.t10, aes(Index))+
  scale_x_continuous(breaks = c(2016,2112,2208,2304,2400,2496,2592,2688,2784))+
  geom_point(aes(y=LBOS11, color = "LBOS11",shape = "."))+
  geom_point(aes(y=LBON11, color = "LBON11",shape = "."))+
  geom_point(aes(y=VPD*30, color = "VPD", shape = "."))+
  xlab("Entries")+ylab("Sapflux")
LBO11.3
ggsave("../Data/Plots/NS/Cleaned/S3/LBO11.3.jpg", LBO11.3, height = 2, width = 45, units = "in", dpi = 500)




LBO12.1<-ggplot(S3.f10, aes(Index))+
  scale_x_continuous(breaks = c(96,192,288,384,480,576,672,768,864))+
  geom_point(aes(y=LBOS12, color = "LBOS12",shape = "."))+
  geom_point(aes(y=LBON12, color = "LBON12",shape = "."))+
  geom_point(aes(y=VPD*30, color = "VPD", shape = "."))+
  xlab("Entries")+ylab("Sapflux")
LBO12.1
ggsave("../Data/Plots/NS/Cleaned/S3/LBO12.1.jpg", LBO12.1, height = 2, width = 45, units = "in", dpi = 500)

LBO12.2<-ggplot(S3.s10, aes(Index))+
  scale_x_continuous(breaks = c(1056,1152,1248,1344,1440,1536,1632,1728,1824))+
  geom_point(aes(y=LBOS12, color = "LBOS12",shape = "."))+
  geom_point(aes(y=LBON12, color = "LBON12",shape = "."))+
  geom_point(aes(y=VPD*30, color = "VPD", shape = "."))+
  xlab("Entries")+ylab("Sapflux")
LBO12.2
ggsave("../Data/Plots/NS/Cleaned/S3/LBO12.2.jpg", LBO12.2, height = 2, width = 45, units = "in", dpi = 500)

LBO12.3<-ggplot(S3.t10, aes(Index))+
  scale_x_continuous(breaks = c(2016,2112,2208,2304,2400,2496,2592,2688,2784))+
  geom_point(aes(y=LBOS12, color = "LBOS12",shape = "."))+
  geom_point(aes(y=LBON12, color = "LBON12",shape = "."))+
  geom_point(aes(y=VPD*30, color = "VPD", shape = "."))+
  xlab("Entries")+ylab("Sapflux")
LBO12.3
ggsave("../Data/Plots/NS/Cleaned/S3/LBO12.3.jpg", LBO12.3, height = 2, width = 45, units = "in", dpi = 500)





LBO14.1<-ggplot(S3.f10, aes(Index))+
  scale_x_continuous(breaks = c(96,192,288,384,480,576,672,768,864))+
  geom_point(aes(y=LBOS14, color = "LBOS14",shape = "."))+
  geom_point(aes(y=LBON14, color = "LBON14",shape = "."))+
  geom_point(aes(y=VPD*30, color = "VPD", shape = "."))+
  xlab("Entries")+ylab("Sapflux")
LBO14.1
ggsave("../Data/Plots/NS/Cleaned/S3/LBO14.1.jpg", LBO14.1, height = 2, width = 45, units = "in", dpi = 500)

LBO14.2<-ggplot(S3.s10, aes(Index))+
  scale_x_continuous(breaks = c(1056,1152,1248,1344,1440,1536,1632,1728,1824))+
  geom_point(aes(y=LBOS14, color = "LBOS14",shape = "."))+
  geom_point(aes(y=LBON14, color = "LBON14",shape = "."))+
  geom_point(aes(y=VPD*30, color = "VPD", shape = "."))+
  xlab("Entries")+ylab("Sapflux")
LBO14.2
ggsave("../Data/Plots/NS/Cleaned/S3/LBO14.2.jpg", LBO14.2, height = 2, width = 45, units = "in", dpi = 500)

LBO14.3<-ggplot(S3.t10, aes(Index))+
  scale_x_continuous(breaks = c(2016,2112,2208,2304,2400,2496,2592,2688,2784))+
  geom_point(aes(y=LBOS14, color = "LBOS14",shape = "."))+
  geom_point(aes(y=LBON14, color = "LBON14",shape = "."))+
  geom_point(aes(y=VPD*30, color = "VPD", shape = "."))+
  xlab("Entries")+ylab("Sapflux")
LBO14.3
ggsave("../Data/Plots/NS/Cleaned/S3/LBO14.3.jpg", LBO14.3, height = 2, width = 45, units = "in", dpi = 500)





LBO16.1<-ggplot(S3.f10, aes(Index))+
  scale_x_continuous(breaks = c(96,192,288,384,480,576,672,768,864))+
  geom_point(aes(y=LBOS16, color = "LBOS16",shape = "."))+
  geom_point(aes(y=LBON16, color = "LBON16",shape = "."))+
  geom_point(aes(y=VPD*30, color = "VPD", shape = "."))+
  xlab("Entries")+ylab("Sapflux")
LBO16.1
ggsave("../Data/Plots/NS/Cleaned/S3/LBO16.1.jpg", LBO16.1, height = 2, width = 45, units = "in", dpi = 500)

LBO16.2<-ggplot(S3.s10, aes(Index))+
  scale_x_continuous(breaks = c(1056,1152,1248,1344,1440,1536,1632,1728,1824))+
  geom_point(aes(y=LBOS16, color = "LBOS16",shape = "."))+
  geom_point(aes(y=LBON16, color = "LBON16",shape = "."))+
  geom_point(aes(y=VPD*30, color = "VPD", shape = "."))+
  xlab("Entries")+ylab("Sapflux")
LBO16.2
ggsave("../Data/Plots/NS/Cleaned/S3/LBO16.2.jpg", LBO16.2, height = 2, width = 45, units = "in", dpi = 500)

LBO16.3<-ggplot(S3.t10, aes(Index))+
  scale_x_continuous(breaks = c(2016,2112,2208,2304,2400,2496,2592,2688,2784))+
  geom_point(aes(y=LBOS16, color = "LBOS16",shape = "."))+
  geom_point(aes(y=LBON16, color = "LBON16",shape = "."))+
  geom_point(aes(y=VPD*30, color = "VPD", shape = "."))+
  xlab("Entries")+ylab("Sapflux")
LBO16.3
ggsave("../Data/Plots/NS/Cleaned/S3/LBO16.3.jpg", LBO16.3, height = 2, width = 45, units = "in", dpi = 500)



LBO17.1<-ggplot(S3.f10, aes(Index))+
  scale_x_continuous(breaks = c(96,192,288,384,480,576,672,768,864))+
  geom_point(aes(y=LBOS17, color = "LBOS17",shape = "."))+
  geom_point(aes(y=LBON17, color = "LBON17",shape = "."))+
  geom_point(aes(y=VPD*30, color = "VPD", shape = "."))+
  xlab("Entries")+ylab("Sapflux")
LBO17.1
ggsave("../Data/Plots/NS/Cleaned/S3/LBO17.1.jpg", LBO17.1, height = 2, width = 45, units = "in", dpi = 500)

LBO17.2<-ggplot(S3.s10, aes(Index))+
  scale_x_continuous(breaks = c(1056,1152,1248,1344,1440,1536,1632,1728,1824))+
  geom_point(aes(y=LBOS17, color = "LBOS17",shape = "."))+
  geom_point(aes(y=LBON17, color = "LBON17",shape = "."))+
  geom_point(aes(y=VPD*30, color = "VPD", shape = "."))+
  xlab("Entries")+ylab("Sapflux")
LBO17.2
ggsave("../Data/Plots/NS/Cleaned/S3/LBO17.2.jpg", LBO17.2, height = 2, width = 45, units = "in", dpi = 500)

LBO17.3<-ggplot(S3.t10, aes(Index))+
  scale_x_continuous(breaks = c(2016,2112,2208,2304,2400,2496,2592,2688,2784))+
  geom_point(aes(y=LBOS17, color = "LBOS17",shape = "."))+
  geom_point(aes(y=LBON17, color = "LBON17",shape = "."))+
  geom_point(aes(y=VPD*30, color = "VPD", shape = "."))+
  xlab("Entries")+ylab("Sapflux")
LBO17.3
ggsave("../Data/Plots/NS/Cleaned/S3/LBO17.3.jpg", LBO17.3, height = 2, width = 45, units = "in", dpi = 500)


## ---- chunk 9
S4.f10<-cleaned4[1:960,]
S4.s10<-cleaned4[961:1920,]
S4.t10<-cleaned4[1921:2880,]


HBO9.1<-ggplot(S4.f10, aes(Index))+
  scale_x_continuous(breaks = c(96,192,288,384,480,576,672,768,864))+
  geom_point(aes(y=HBOS9, color = "HBOS9",shape = "."))+
  geom_point(aes(y=HBON9, color = "HBON9",shape = "."))+
  geom_point(aes(y=VPD*30, color = "VPD", shape = "."))+
  xlab("Entries")+ylab("Sapflux")
HBO9.1
ggsave("../Data/Plots/NS/Cleaned/S4/HBO9.1.jpg", HBO9.1, height = 2, width = 45, units = "in", dpi = 500)

HBO9.2<-ggplot(S4.s10, aes(Index))+
  scale_x_continuous(breaks = c(1056,1152,1248,1344,1440,1536,1632,1728,1824))+
  geom_point(aes(y=HBOS9, color = "HBOS9",shape = "."))+
  geom_point(aes(y=HBON9, color = "HBON9",shape = "."))+
  geom_point(aes(y=VPD*30, color = "VPD", shape = "."))+
  xlab("Entries")+ylab("Sapflux")
HBO9.2
ggsave("../Data/Plots/NS/Cleaned/S4/HBO9.2.jpg", HBO9.2, height = 2, width = 45, units = "in", dpi = 500)

HBO9.3<-ggplot(S4.t10, aes(Index))+
  scale_x_continuous(breaks = c(2016,2112,2208,2304,2400,2496,2592,2688,2784))+
  geom_point(aes(y=HBOS9, color = "HBOS9",shape = "."))+
  geom_point(aes(y=HBON9, color = "HBON9",shape = "."))+
  geom_point(aes(y=VPD*30, color = "VPD", shape = "."))+
  xlab("Entries")+ylab("Sapflux")
HBO9.3
ggsave("../Data/Plots/NS/Cleaned/S4/HBO9.3.jpg", HBO9.3, height = 2, width = 45, units = "in", dpi = 500)



HBO10.1<-ggplot(S4.f10, aes(Index))+
  scale_x_continuous(breaks = c(96,192,288,384,480,576,672,768,864))+
  geom_point(aes(y=HBOS10, color = "HBOS10",shape = "."))+
  geom_point(aes(y=HBON10, color = "HBON10",shape = "."))+
  geom_point(aes(y=VPD*30, color = "VPD", shape = "."))+
  xlab("Entries")+ylab("Sapflux")
HBO10.1
ggsave("../Data/Plots/NS/Cleaned/S4/HBO10.1.jpg", HBO10.1, height = 2, width = 45, units = "in", dpi = 500)

HBO10.2<-ggplot(S4.s10, aes(Index))+
  scale_x_continuous(breaks = c(1056,1152,1248,1344,1440,1536,1632,1728,1824))+
  geom_point(aes(y=HBOS10, color = "HBOS10",shape = "."))+
  geom_point(aes(y=HBON10, color = "HBON10",shape = "."))+
  geom_point(aes(y=VPD*30, color = "VPD", shape = "."))+
  xlab("Entries")+ylab("Sapflux")
HBO10.2
ggsave("../Data/Plots/NS/Cleaned/S4/HBO10.2.jpg", HBO10.2, height = 2, width = 45, units = "in", dpi = 500)

HBO10.3<-ggplot(S4.t10, aes(Index))+
  scale_x_continuous(breaks = c(2016,2112,2208,2304,2400,2496,2592,2688,2784))+
  geom_point(aes(y=HBOS10, color = "HBOS10",shape = "."))+
  geom_point(aes(y=HBON10, color = "HBON10",shape = "."))+
  geom_point(aes(y=VPD*30, color = "VPD", shape = "."))+
  xlab("Entries")+ylab("Sapflux")
HBO10.3
ggsave("../Data/Plots/NS/Cleaned/S4/HBO10.3.jpg", HBO10.3, height = 2, width = 45, units = "in", dpi = 500)




HBO12.1<-ggplot(S4.f10, aes(Index))+
  scale_x_continuous(breaks = c(96,192,288,384,480,576,672,768,864))+
  geom_point(aes(y=HBOS12, color = "HBOS12",shape = "."))+
  geom_point(aes(y=HBON12, color = "HBON12",shape = "."))+
  geom_point(aes(y=VPD*30, color = "VPD", shape = "."))+
  xlab("Entries")+ylab("Sapflux")
HBO12.1
ggsave("../Data/Plots/NS/Cleaned/S4/HBO12.1.jpg", HBO12.1, height = 2, width = 45, units = "in", dpi = 500)

HBO12.2<-ggplot(S4.s10, aes(Index))+
  scale_x_continuous(breaks = c(1056,1152,1248,1344,1440,1536,1632,1728,1824))+
  geom_point(aes(y=HBOS12, color = "HBOS12",shape = "."))+
  geom_point(aes(y=HBON12, color = "HBON12",shape = "."))+
  geom_point(aes(y=VPD*30, color = "VPD", shape = "."))+
  xlab("Entries")+ylab("Sapflux")
HBO12.2
ggsave("../Data/Plots/NS/Cleaned/S4/HBO12.2.jpg", HBO12.2, height = 2, width = 45, units = "in", dpi = 500)

HBO12.3<-ggplot(S4.t10, aes(Index))+
  scale_x_continuous(breaks = c(2016,2112,2208,2304,2400,2496,2592,2688,2784))+
  geom_point(aes(y=HBOS12, color = "HBOS12",shape = "."))+
  geom_point(aes(y=HBON12, color = "HBON12",shape = "."))+
  geom_point(aes(y=VPD*30, color = "VPD", shape = "."))+
  xlab("Entries")+ylab("Sapflux")
HBO12.3
ggsave("../Data/Plots/NS/Cleaned/S4/HBO12.3.jpg", HBO12.3, height = 2, width = 45, units = "in", dpi = 500)





HBO14.1<-ggplot(S4.f10, aes(Index))+
  scale_x_continuous(breaks = c(96,192,288,384,480,576,672,768,864))+
  geom_point(aes(y=HBOS14, color = "HBOS14",shape = "."))+
  geom_point(aes(y=HBON14, color = "HBON14",shape = "."))+
  geom_point(aes(y=VPD*30, color = "VPD", shape = "."))+
  xlab("Entries")+ylab("Sapflux")
HBO14.1
ggsave("../Data/Plots/NS/Cleaned/S4/HBO14.1.jpg", HBO14.1, height = 2, width = 45, units = "in", dpi = 500)

HBO14.2<-ggplot(S4.s10, aes(Index))+
  scale_x_continuous(breaks = c(1056,1152,1248,1344,1440,1536,1632,1728,1824))+
  geom_point(aes(y=HBOS14, color = "HBOS14",shape = "."))+
  geom_point(aes(y=HBON14, color = "HBON14",shape = "."))+
  geom_point(aes(y=VPD*30, color = "VPD", shape = "."))+
  xlab("Entries")+ylab("Sapflux")
HBO14.2
ggsave("../Data/Plots/NS/Cleaned/S4/HBO14.2.jpg", HBO14.2, height = 2, width = 45, units = "in", dpi = 500)

HBO14.3<-ggplot(S4.t10, aes(Index))+
  scale_x_continuous(breaks = c(2016,2112,2208,2304,2400,2496,2592,2688,2784))+
  geom_point(aes(y=HBOS14, color = "HBOS14",shape = "."))+
  geom_point(aes(y=HBON14, color = "HBON14",shape = "."))+
  geom_point(aes(y=VPD*30, color = "VPD", shape = "."))+
  xlab("Entries")+ylab("Sapflux")
HBO14.3
ggsave("../Data/Plots/NS/Cleaned/S4/HBO14.3.jpg", HBO14.3, height = 2, width = 45, units = "in", dpi = 500)





HBO16.1<-ggplot(S4.f10, aes(Index))+
  scale_x_continuous(breaks = c(96,192,288,384,480,576,672,768,864))+
  geom_point(aes(y=HBOS16, color = "HBOS16",shape = "."))+
  geom_point(aes(y=HBON16, color = "HBON16",shape = "."))+
  geom_point(aes(y=VPD*30, color = "VPD", shape = "."))+
  xlab("Entries")+ylab("Sapflux")
HBO16.1
ggsave("../Data/Plots/NS/Cleaned/S4/HBO16.1.jpg", HBO16.1, height = 2, width = 45, units = "in", dpi = 500)

HBO16.2<-ggplot(S4.s10, aes(Index))+
  scale_x_continuous(breaks = c(1056,1152,1248,1344,1440,1536,1632,1728,1824))+
  geom_point(aes(y=HBOS16, color = "HBOS16",shape = "."))+
  geom_point(aes(y=HBON16, color = "HBON16",shape = "."))+
  geom_point(aes(y=VPD*30, color = "VPD", shape = "."))+
  xlab("Entries")+ylab("Sapflux")
HBO16.2
ggsave("../Data/Plots/NS/Cleaned/S4/HBO16.2.jpg", HBO16.2, height = 2, width = 45, units = "in", dpi = 500)

HBO16.3<-ggplot(S4.t10, aes(Index))+
  scale_x_continuous(breaks = c(2016,2112,2208,2304,2400,2496,2592,2688,2784))+
  geom_point(aes(y=HBOS16, color = "HBOS16",shape = "."))+
  geom_point(aes(y=HBON16, color = "HBON16",shape = "."))+
  geom_point(aes(y=VPD*30, color = "VPD", shape = "."))+
  xlab("Entries")+ylab("Sapflux")
HBO16.3
ggsave("../Data/Plots/NS/Cleaned/S4/HBO16.3.jpg", HBO16.3, height = 2, width = 45, units = "in", dpi = 500)

## ---- chunk 10

HAO1.1<-ggplot(S4.f10, aes(Index))+
  scale_x_continuous(breaks = c(96,192,288,384,480,576,672,768,864))+
  geom_point(aes(y=HAOS1, color = "HAOS1",shape = "."))+
  geom_point(aes(y=HAON1, color = "HAON1",shape = "."))+
  geom_point(aes(y=VPD*30, color = "VPD", shape = "."))+
  xlab("Entries")+ylab("Sapflux")
HAO1.1
ggsave("../Data/Plots/NS/Cleaned/S4/HAO1.1.jpg", HAO1.1, height = 2, width = 45, units = "in", dpi = 500)

HAO1.2<-ggplot(S4.s10, aes(Index))+
  scale_x_continuous(breaks = c(1056,1152,1248,1344,1440,1536,1632,1728,1824))+
  geom_point(aes(y=HAOS1, color = "HAOS1",shape = "."))+
  geom_point(aes(y=HAON1, color = "HAON1",shape = "."))+
  geom_point(aes(y=VPD*30, color = "VPD", shape = "."))+
  xlab("Entries")+ylab("Sapflux")
HAO1.2
ggsave("../Data/Plots/NS/Cleaned/S4/HAO1.2.jpg", HAO1.2, height = 2, width = 45, units = "in", dpi = 500)

HAO1.3<-ggplot(S4.t10, aes(Index))+
  scale_x_continuous(breaks = c(2016,2112,2208,2304,2400,2496,2592,2688,2784))+
  geom_point(aes(y=HAOS1, color = "HAOS1",shape = "."))+
  geom_point(aes(y=HAON1, color = "HAON1",shape = "."))+
  geom_point(aes(y=VPD*30, color = "VPD", shape = "."))+
  xlab("Entries")+ylab("Sapflux")
HAO1.3
ggsave("../Data/Plots/NS/Cleaned/S4/HAO1.3.jpg", HAO1.3, height = 2, width = 45, units = "in", dpi = 500)




HAO2.1<-ggplot(S4.f10, aes(Index))+
  scale_x_continuous(breaks = c(96,192,288,384,480,576,672,768,864))+
  geom_point(aes(y=HAOS2, color = "HAOS2",shape = "."))+
  geom_point(aes(y=HAON2, color = "HAON2",shape = "."))+
  geom_point(aes(y=VPD*30, color = "VPD", shape = "."))+
  xlab("Entries")+ylab("Sapflux")
HAO2.1
ggsave("../Data/Plots/NS/Cleaned/S4/HAO2.1.jpg", HAO2.1, height = 2, width = 45, units = "in", dpi = 500)

HAO2.2<-ggplot(S4.s10, aes(Index))+
  scale_x_continuous(breaks = c(1056,1152,1248,1344,1440,1536,1632,1728,1824))+
  geom_point(aes(y=HAOS2, color = "HAOS2",shape = "."))+
  geom_point(aes(y=HAON2, color = "HAON2",shape = "."))+
  geom_point(aes(y=VPD*30, color = "VPD", shape = "."))+
  xlab("Entries")+ylab("Sapflux")
HAO2.2
ggsave("../Data/Plots/NS/Cleaned/S4/HAO2.2.jpg", HAO2.2, height = 2, width = 45, units = "in", dpi = 500)

HAO2.3<-ggplot(S4.t10, aes(Index))+
  scale_x_continuous(breaks = c(2016,2112,2208,2304,2400,2496,2592,2688,2784))+
  geom_point(aes(y=HAOS2, color = "HAOS2",shape = "."))+
  geom_point(aes(y=HAON2, color = "HAON2",shape = "."))+
  geom_point(aes(y=VPD*30, color = "VPD", shape = "."))+
  xlab("Entries")+ylab("Sapflux")
HAO2.3
ggsave("../Data/Plots/NS/Cleaned/S4/HAO2.3.jpg", HAO2.3, height = 2, width = 45, units = "in", dpi = 500)



HAO3.1<-ggplot(S4.f10, aes(Index))+
  scale_x_continuous(breaks = c(96,192,288,384,480,576,672,768,864))+
  geom_point(aes(y=HAOS3, color = "HAOS3",shape = "."))+
  geom_point(aes(y=HAON3, color = "HAON3",shape = "."))+
  geom_point(aes(y=VPD*30, color = "VPD", shape = "."))+
  xlab("Entries")+ylab("Sapflux")
HAO3.1
ggsave("../Data/Plots/NS/Cleaned/S4/HAO3.1.jpg", HAO3.1, height = 2, width = 45, units = "in", dpi = 500)

HAO3.2<-ggplot(S4.s10, aes(Index))+
  scale_x_continuous(breaks = c(1056,1152,1248,1344,1440,1536,1632,1728,1824))+
  geom_point(aes(y=HAOS3, color = "HAOS3",shape = "."))+
  geom_point(aes(y=HAON3, color = "HAON3",shape = "."))+
  geom_point(aes(y=VPD*30, color = "VPD", shape = "."))+
  xlab("Entries")+ylab("Sapflux")
HAO3.2
ggsave("../Data/Plots/NS/Cleaned/S4/HAO3.2.jpg", HAO3.2, height = 2, width = 45, units = "in", dpi = 500)

HAO3.3<-ggplot(S4.t10, aes(Index))+
  scale_x_continuous(breaks = c(2016,2112,2208,2304,2400,2496,2592,2688,2784))+
  geom_point(aes(y=HAOS3, color = "HAOS3",shape = "."))+
  geom_point(aes(y=HAON3, color = "HAON3",shape = "."))+
  geom_point(aes(y=VPD*30, color = "VPD", shape = "."))+
  xlab("Entries")+ylab("Sapflux")
HAO3.3
ggsave("../Data/Plots/NS/Cleaned/S4/HAO3.3.jpg", HAO3.3, height = 2, width = 45, units = "in", dpi = 500)


HAO4.1<-ggplot(S4.f10, aes(Index))+
  scale_x_continuous(breaks = c(96,192,288,384,480,576,672,768,864))+
  geom_point(aes(y=HAOS4, color = "HAOS4",shape = "."))+
  geom_point(aes(y=HAON4, color = "HAON4",shape = "."))+
  geom_point(aes(y=VPD*30, color = "VPD", shape = "."))+
  xlab("Entries")+ylab("Sapflux")
HAO4.1
ggsave("../Data/Plots/NS/Cleaned/S4/HAO4.1.jpg", HAO4.1, height = 2, width = 45, units = "in", dpi = 500)

HAO4.2<-ggplot(S4.s10, aes(Index))+
  scale_x_continuous(breaks = c(1056,1152,1248,1344,1440,1536,1632,1728,1824))+
  geom_point(aes(y=HAOS4, color = "HAOS4",shape = "."))+
  geom_point(aes(y=HAON4, color = "HAON4",shape = "."))+
  geom_point(aes(y=VPD*30, color = "VPD", shape = "."))+
  xlab("Entries")+ylab("Sapflux")
HAO4.2
ggsave("../Data/Plots/NS/Cleaned/S4/HAO4.2.jpg", HAO4.2, height = 2, width = 45, units = "in", dpi = 500)

HAO4.3<-ggplot(S4.t10, aes(Index))+
  scale_x_continuous(breaks = c(2016,2112,2208,2304,2400,2496,2592,2688,2784))+
  geom_point(aes(y=HAOS4, color = "HAOS4",shape = "."))+
  geom_point(aes(y=HAON4, color = "HAON4",shape = "."))+
  geom_point(aes(y=VPD*30, color = "VPD", shape = "."))+
  xlab("Entries")+ylab("Sapflux")
HAO4.3
ggsave("../Data/Plots/NS/Cleaned/S4/HAO4.3.jpg", HAO4.3, height = 2, width = 45, units = "in", dpi = 500)


HAO6.1<-ggplot(S4.f10, aes(Index))+
  scale_x_continuous(breaks = c(96,192,288,384,480,576,672,768,864))+
  geom_point(aes(y=HAOS6, color = "HAOS6",shape = "."))+
  geom_point(aes(y=HAON6, color = "HAON6",shape = "."))+
  geom_point(aes(y=VPD*30, color = "VPD", shape = "."))+
  xlab("Entries")+ylab("Sapflux")
HAO6.1
ggsave("../Data/Plots/NS/Cleaned/S4/HAO6.1.jpg", HAO6.1, height = 2, width = 45, units = "in", dpi = 500)

HAO6.2<-ggplot(S4.s10, aes(Index))+
  scale_x_continuous(breaks = c(1056,1152,1248,1344,1440,1536,1632,1728,1824))+
  geom_point(aes(y=HAOS6, color = "HAOS6",shape = "."))+
  geom_point(aes(y=HAON6, color = "HAON6",shape = "."))+
  geom_point(aes(y=VPD*30, color = "VPD", shape = "."))+
  xlab("Entries")+ylab("Sapflux")
HAO6.2
ggsave("../Data/Plots/NS/Cleaned/S4/HAO6.2.jpg", HAO6.2, height = 2, width = 45, units = "in", dpi = 500)

HAO6.3<-ggplot(S4.t10, aes(Index))+
  scale_x_continuous(breaks = c(2016,2112,2208,2304,2400,2496,2592,2688,2784))+
  geom_point(aes(y=HAOS6, color = "HAOS6",shape = "."))+
  geom_point(aes(y=HAON6, color = "HAON6",shape = "."))+
  geom_point(aes(y=VPD*30, color = "VPD", shape = "."))+
  xlab("Entries")+ylab("Sapflux")
HAO6.3
ggsave("../Data/Plots/NS/Cleaned/S4/HAO6.3.jpg", HAO6.3, height = 2, width = 45, units = "in", dpi = 500)


HAO8.1<-ggplot(S4.f10, aes(Index))+
  scale_x_continuous(breaks = c(96,192,288,384,480,576,672,768,864))+
  geom_point(aes(y=HAOS8, color = "HAOS8",shape = "."))+
  geom_point(aes(y=HAON8, color = "HAON8",shape = "."))+
  geom_point(aes(y=VPD*30, color = "VPD", shape = "."))+
  xlab("Entries")+ylab("Sapflux")
HAO8.1
ggsave("../Data/Plots/NS/Cleaned/S4/HAO8.1.jpg", HAO8.1, height = 2, width = 45, units = "in", dpi = 500)

HAO8.2<-ggplot(S4.s10, aes(Index))+
  scale_x_continuous(breaks = c(1056,1152,1248,1344,1440,1536,1632,1728,1824))+
  geom_point(aes(y=HAOS8, color = "HAOS8",shape = "."))+
  geom_point(aes(y=HAON8, color = "HAON8",shape = "."))+
  geom_point(aes(y=VPD*30, color = "VPD", shape = "."))+
  xlab("Entries")+ylab("Sapflux")
HAO8.2
ggsave("../Data/Plots/NS/Cleaned/S4/HAO8.2.jpg", HAO8.2, height = 2, width = 45, units = "in", dpi = 500)

HAO8.3<-ggplot(S4.t10, aes(Index))+
  scale_x_continuous(breaks = c(2016,2112,2208,2304,2400,2496,2592,2688,2784))+
  geom_point(aes(y=HAOS8, color = "HAOS8",shape = "."))+
  geom_point(aes(y=HAON8, color = "HAON8",shape = "."))+
  geom_point(aes(y=VPD*30, color = "VPD", shape = "."))+
  xlab("Entries")+ylab("Sapflux")
HAO8.3
ggsave("../Data/Plots/NS/Cleaned/S4/HAO8.3.jpg", HAO8.3, height = 2, width = 45, units = "in", dpi = 500)
